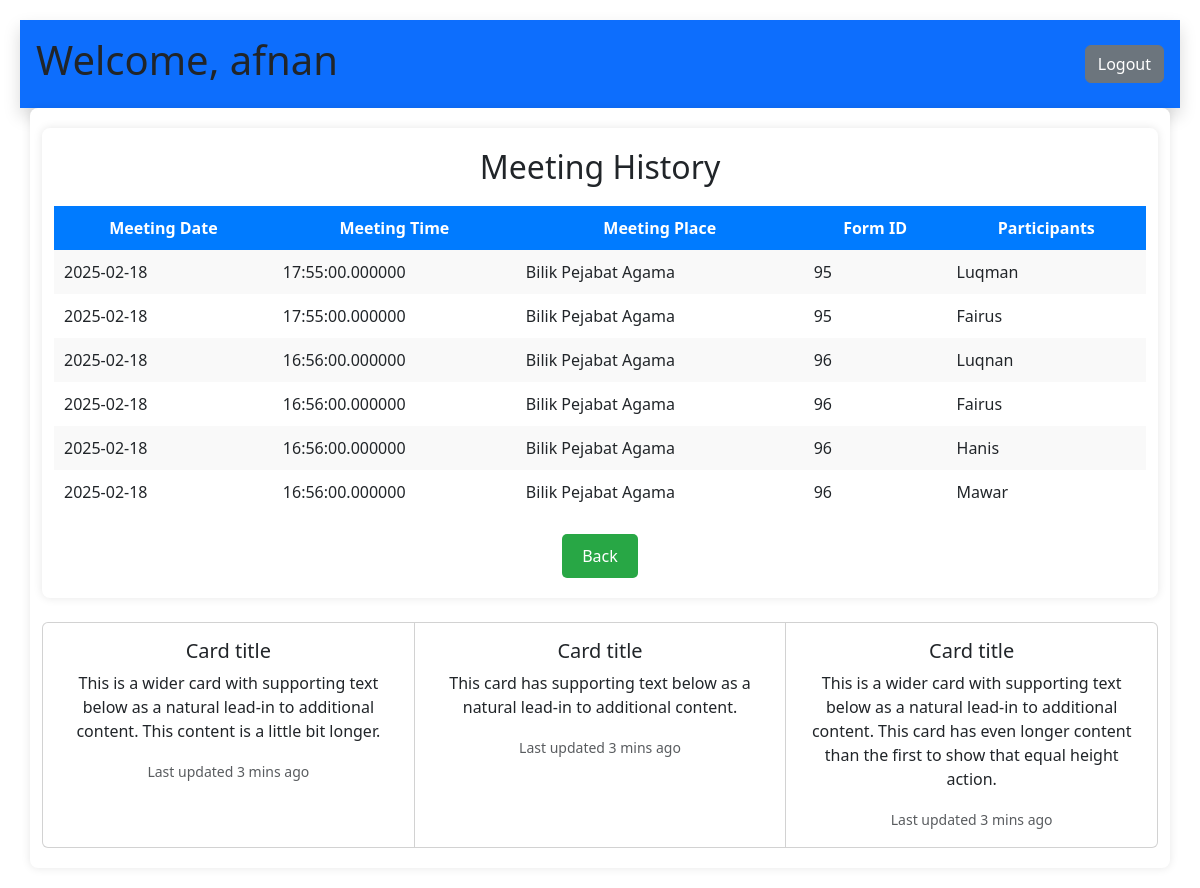
Screenshot of /backend/meeting_history.php (signed in) with the database file from the repository.
### tables this page shows
CREATE TABLE `meeting` (
  `meeting_id` int(11) NOT NULL,
  `meeting_date` date NOT NULL,
  `meeting_time` time(6) NOT NULL,
  `meeting_place` varchar(50) NOT NULL,
  `meeting_part` varchar(50) NOT NULL,
  `form_id` int(8) NOT NULL,
  `masjid_id` int(20) NOT NULL
);

### backend/meeting_history.php (the view, shortened to what this page needs)
<?php
include('../backend/connection.php');
try {
    $stmtMeetings = $conn->prepare("
        SELECT meeting_date, meeting_time, meeting_place, form_id, meeting_part
        FROM meeting
        ORDER BY meeting_date DESC
    ");
    $stmtMeetings->execute();
    $meetings = $stmtMeetings->fetchAll(PDO::FETCH_ASSOC);
} catch (PDOException $e) {
    echo "<script>alert('Database error: " . htmlspecialchars($e->getMessage()) . "'); window.history.back();</script>";
    exit;
}
?>
<!DOCTYPE html>
<html lang="en">
<head>
    <link rel="stylesheet" href="../Styles/styles.css">
</head>
<body>
<?php require '../include/header.php'; ?>
<div class="container">
    <h2>Meeting History</h2>
    <?php if ($meetings): ?>
        <table>
            <tr>
                <th>Meeting Date</th>
                <th>Meeting Time</th>
                <th>Meeting Place</th>
                <th>Form ID</th>
                <th>Participants</th>
            </tr>
            <?php foreach ($meetings as $meeting): ?>
                <tr>
                    <td><?php echo htmlspecialchars($meeting['meeting_date']); ?></td>
                    <td><?php echo htmlspecialchars($meeting['meeting_time']); ?></td>
                    <td><?php echo htmlspecialchars($meeting['meeting_place']); ?></td>
                    <td><?php echo htmlspecialchars($meeting['form_id']); ?></td>
                    <td><?php echo htmlspecialchars($meeting['meeting_part']); ?></td>
                </tr>
            <?php endforeach; ?>
        </table>
    <?php else: ?>
        <p>No meeting history available.</p>
    <?php endif; ?>
    <a href="form_JHEPP.php" class="back-btn">Back</a>
</div>
<?php require '../include/footer.php'; ?>
</body>
</html>

### Styles/styles.css (style rules this page uses)
body { font-family: Arial, sans-serif; background-color: #f4f4f9; margin: 0; }
.container { width: 80%; margin: 20px auto; text-align: center; }

### backend/meeting_history.php (style rules this page uses)
body { font-family: Arial, sans-serif; background: #f4f4f4; margin: 0; padding: 20px; text-align: center; }
.container { background: white; padding: 20px; border-radius: 8px; box-shadow: 0px 0px 10px rgba(0, 0, 0, 0.1); width: 80%; margin: auto; }
h2 { color: #333; }
table { width: 100%; border-collapse: collapse; margin-top: 20px; }
th, td { padding: 10px; border: 1px solid #ddd; text-align: left; }
th { background: #007bff; color: white; }
tr:nth-child(even) { background: #f9f9f9; }
.back-btn { margin-top: 20px; display: inline-block; padding: 10px 20px; background: #28a745; color: white; text-decoration: none; border-radius: 5px; }

### rows the page displays
meeting: meeting_date "2025-02-18", meeting_time "17:55:00.000000", meeting_place "Bilik Pejabat Agama", form "95", meeting_part "Luqman"
meeting: meeting_date "2025-02-18", meeting_time "17:55:00.000000", meeting_place "Bilik Pejabat Agama", form "95", meeting_part "Fairus"
meeting: meeting_date "2025-02-18", meeting_time "16:56:00.000000", meeting_place "Bilik Pejabat Agama", form "96", meeting_part "Luqnan"
meeting: meeting_date "2025-02-18", meeting_time "16:56:00.000000", meeting_place "Bilik Pejabat Agama", form "96", meeting_part "Fairus"
meeting: meeting_date "2025-02-18", meeting_time "16:56:00.000000", meeting_place "Bilik Pejabat Agama", form "96", meeting_part "Hanis"
meeting: meeting_date "2025-02-18", meeting_time "16:56:00.000000", meeting_place "Bilik Pejabat Agama", form "96", meeting_part "Mawar"

### other values shown
$_SESSION['username'] "afnan"
